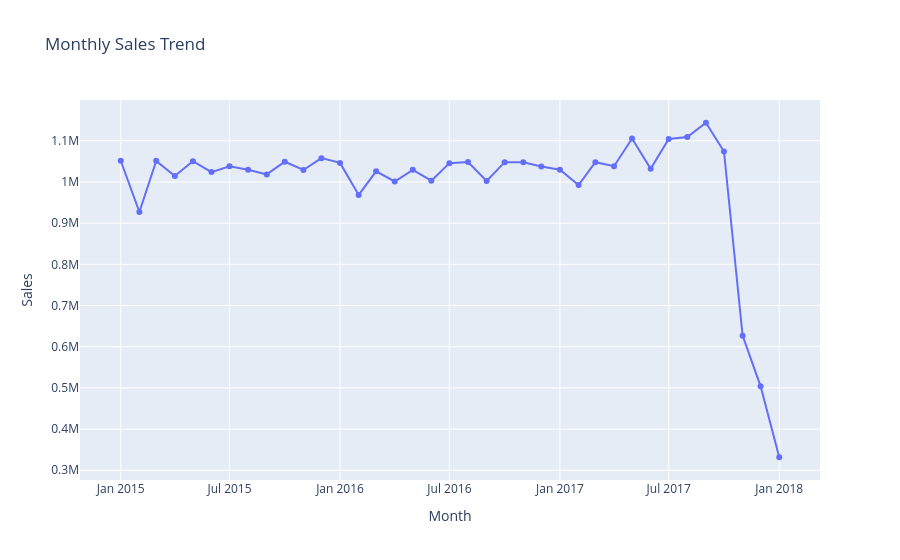

Notebook code cell kept with this figure:
### Code cell
# ============================================================
# INTERACTIVE MONTHLY SALES CHART
# ============================================================

fig = px.line(
    monthly_sales,
    x="Year_Month",
    y="Sales",
    markers=True,
    title="Monthly Sales Trend"
)

fig.update_layout(
    xaxis_title="Month",
    yaxis_title="Sales",
    hovermode="x unified"
)

fig.show()

### Figure 1 — Plotly figure (JSON) as saved in the notebook; plotly's stock layout.template omitted (floating-point values rounded to 4 significant figures)
{"data": [{"hovertemplate": "Year_Month=%{x}<br>Sales=%{y}<extra></extra>", "legendgroup": "", "line": {"color": "#636efa", "dash": "solid"}, "marker": {"symbol": "circle"}, "mode": "lines+markers", "name": "", "orientation": "v", "showlegend": false, "type": "scatter", "x": ["2015-01-01T00:00:00", "2015-02-01T00:00:00", "2015-03-01T00:00:00", "2015-04-01T00:00:00", "2015-05-01T00:00:00", "2015-06-01T00:00:00", "2015-07-01T00:00:00", "2015-08-01T00:00:00", "2015-09-01T00:00:00", "2015-10-01T00:00:00", "2015-11-01T00:00:00", "2015-12-01T00:00:00", "2016-01-01T00:00:00", "2016-02-01T00:00:00", "2016-03-01T00:00:00", "2016-04-01T00:00:00", "2016-05-01T00:00:00", "2016-06-01T00:00:00", "2016-07-01T00:00:00", "2016-08-01T00:00:00", "2016-09-01T00:00:00", "2016-10-01T00:00:00", "2016-11-01T00:00:00", "2016-12-01T00:00:00", "2017-01-01T00:00:00", "2017-02-01T00:00:00", "2017-03-01T00:00:00", "2017-04-01T00:00:00", "2017-05-01T00:00:00", "2017-06-01T00:00:00", "2017-07-01T00:00:00", "2017-08-01T00:00:00", "2017-09-01T00:00:00", "2017-10-01T00:00:00", "2017-11-01T00:00:00", "2017-12-01T00:00:00", "2018-01-01T00:00:00"], "xaxis": "x", "y": [1052000.0, 927000.0, 1051000.0, 1014000.0, 1050000.0, 1024000.0, 1038000.0, 1029000.0, 1018000.0, 1049000.0, 1029000.0, 1058000.0, 1046000.0, 968500.0, 1026000.0, 1001000.0, 1029000.0, 1003000.0, 1046000.0, 1048000.0, 1002000.0, 1048000.0, 1048000.0, 1037000.0, 1030000.0, 992500.0, 1048000.0, 1038000.0, 1105000.0, 1032000.0, 1104000.0, 1109000.0, 1144000.0, 1074000.0, 626900.0, 503900.0, 331700.0], "yaxis": "y"}], "layout": {"hovermode": "x unified", "legend": {"tracegroupgap": 0}, "title": {"text": "Monthly Sales Trend"}, "xaxis": {"anchor": "y", "domain": [0, 1], "title": {"text": "Month"}}, "yaxis": {"anchor": "x", "domain": [0, 1], "title": {"text": "Sales"}}}}
